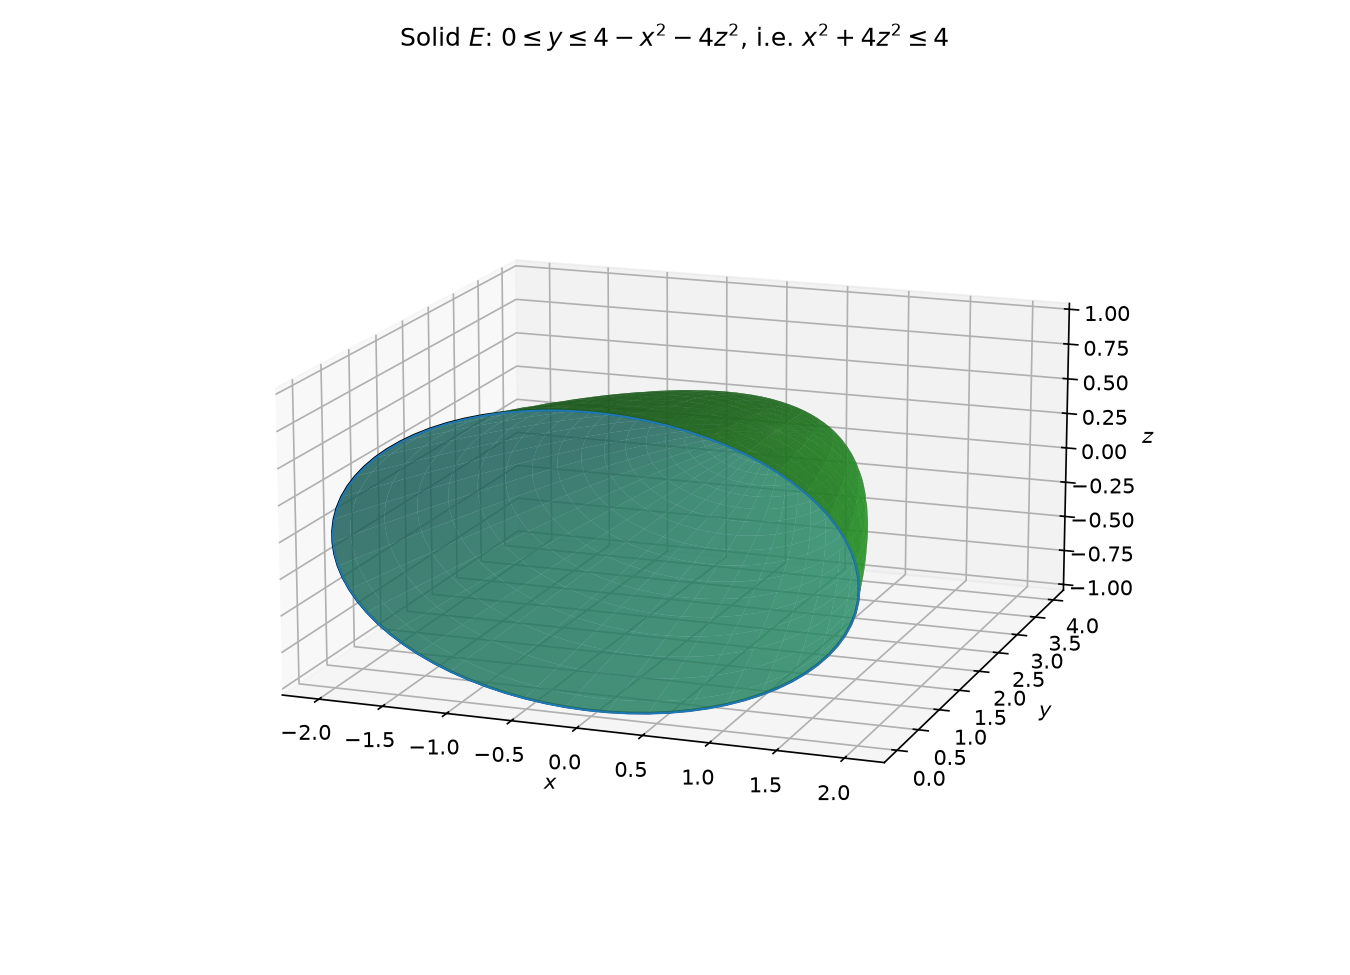

Write Python code to recreate this figure.
import numpy as np
import matplotlib
matplotlib.use("Agg")
import matplotlib.pyplot as plt
from mpl_toolkits.mplot3d.art3d import Poly3DCollection

fig = plt.figure(figsize=(9, 6.5))
ax = fig.add_subplot(111, projection="3d")

# Elliptic paraboloid y = 4 - x^2 - 4 z^2, vertex (0,4,0), cap at y = 0
r = np.linspace(0, 1, 40)
th = np.linspace(0, 2*np.pi, 80)
R, T = np.meshgrid(r, th)
X = 2 * R * np.cos(T)
Z = 1 * R * np.sin(T)
Y = 4 - X**2 - 4 * Z**2
ax.plot_surface(X, Y, Z, color="tab:green", alpha=0.75,
                rstride=2, cstride=2)

# Cap: ellipse x^2 + 4 z^2 = 4 in the plane y = 0
th2 = np.linspace(0, 2*np.pi, 80)
ex, ez = 2*np.cos(th2), np.sin(th2)
xe = np.concatenate([ex, [ex[0]]]); ze = np.concatenate([ez, [ez[0]]])
ax.plot(xe, np.zeros_like(xe), ze, "k-", lw=1.2)
ax.add_collection3d(Poly3DCollection(
    [[(px, 0.0, pz) for px, pz in zip(ex, ez)]],
    facecolors="tab:blue", alpha=0.35, edgecolors="tab:blue"))

ax.set_title(r"Solid $E$: $0\leq y\leq 4-x^2-4z^2$, i.e. $x^2+4z^2\leq 4$")
ax.set_xlabel(r"$x$"); ax.set_ylabel(r"$y$"); ax.set_zlabel(r"$z$")
ax.set_box_aspect((4, 4, 2))
ax.view_init(elev=15, azim=-70)
fig.tight_layout()
fig.savefig("D:/Program-Files/MCMA-Toolchain/dev-logs/.raw_data/dev-logs-20261110/dsh-qwen3.8-27b-hpc/calculus-15.7.29/solution/part1_figure1.png", dpi=150)
print("wrote part1_figure1.png (29)")
